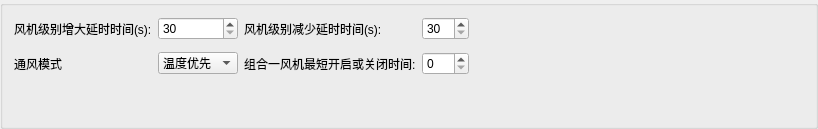
    <widget class="QGroupBox" name="groupBox_2">
     <property name="title">
      <string/>
     </property>
     <layout class="QGridLayout" name="gridLayout_5">
      <item row="0" column="0">
       <layout class="QGridLayout" name="gridLayout_4">
        <item row="0" column="0" colspan="2">
         <widget class="QLabel" name="label_109">
          <property name="text">
           <string>风机级别增大延时时间(s):</string>
          </property>
         </widget>
        </item>
        <item row="2" column="5">
         <widget class="QSpinBox" name="spinBox_open_close_time"/>
        </item>
        <item row="0" column="5">
         <widget class="QSpinBox" name="spinBox_sub_delay">
          <property name="minimum">
           <number>30</number>
          </property>
          <property name="maximum">
           <number>200</number>
          </property>
         </widget>
        </item>
        <item row="0" column="3" colspan="2">
         <widget class="QLabel" name="label_112">
          <property name="text">
           <string>风机级别减少延时时间(s):</string>
          </property>
         </widget>
        </item>
        <item row="2" column="0" colspan="2">
         <widget class="QLabel" name="label_110">
          <property name="text">
           <string>通风模式</string>
          </property>
         </widget>
        </item>
        <item row="2" column="2">
         <widget class="QComboBox" name="comboBox_air_model">
          <property name="sizePolicy">
           <sizepolicy hsizetype="Expanding" vsizetype="Fixed">
            <horstretch>0</horstretch>
            <verstretch>0</verstretch>
           </sizepolicy>
          </property>
          <property name="minimumSize">
           <size>
            <width>80</width>
            <height>0</height>
           </size>
          </property>
          <item>
           <property name="text">
            <string>温度优先</string>
           </property>
          </item>
          <item>
           <property name="text">
            <string>风量优先</string>
           </property>
          </item>
         </widget>
        </item>
        <item row="0" column="2">
         <widget class="QSpinBox" name="spinBox_add_delay">
          <property name="minimum">
           <number>30</number>
          </property>
          <property name="maximum">
           <number>200</number>
          </property>
         </widget>
        </item>
        <item row="2" column="3" colspan="2">
         <widget class="QLabel" name="label_113">
          <property name="text">
           <string>组合一风机最短开启或关闭时间:</string>
          </property>
         </widget>
        </item>
        <item row="1" column="0">
         <widget class="QWidget" name="widget" native="true"/>
        </item>
       </layout>
      </item>
      <item row="0" column="1">
       <spacer name="horizontalSpacer">
        <property name="orientation">
         <enum>Qt::Horizontal</enum>
        </property>
        <property name="sizeHint" stdset="0">
         <size>
          <width>335</width>
          <height>20</height>
         </size>
        </property>
       </spacer>
      </item>
      <item row="1" column="0">
       <spacer name="verticalSpacer">
        <property name="orientation">
         <enum>Qt::Vertical</enum>
        </property>
        <property name="sizeHint" stdset="0">
         <size>
          <width>20</width>
          <height>40</height>
         </size>
        </property>
       </spacer>
      </item>
     </layout>
    </widget>
